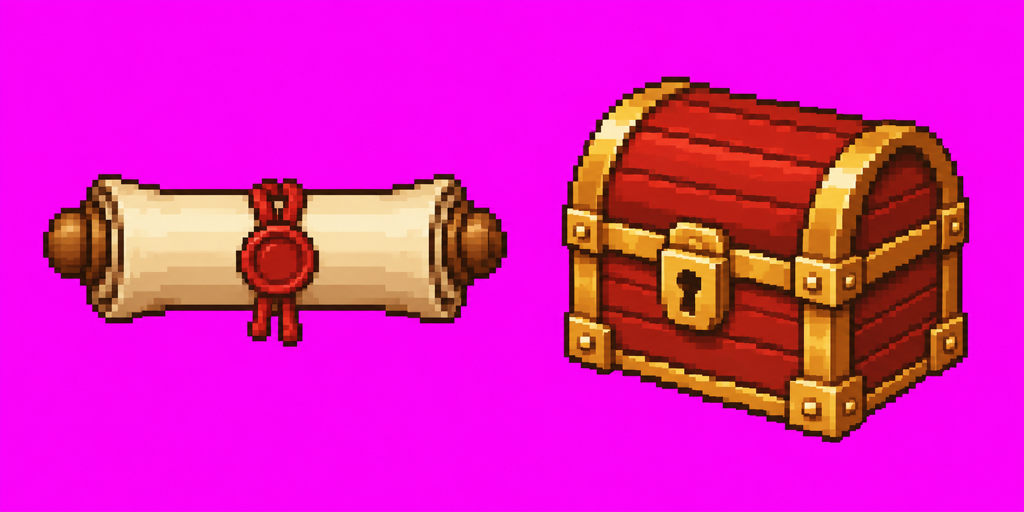
#> input picture assets/props/props_raw.png, 1024 x 512 px
$ python -i build_props.py   (imports and definitions only)
#> lines starting #> are read from the running program, lines starting #| are printed output that depends on the picture
"""Normalize the codex-generated held items (props_raw.png) into props.png.

Usage: python build_props.py <props_raw.png> <props.png>
Ran with Python 3.14.7 and Pillow 12.3.0 (installed in a throwaway venv,
not a project dependency).

The raw image follows prompt.txt (two 512px cells on a #FF00FF background):
the scroll in the left half, the chest in the right half. Each piece is made
of the opaque components whose center lies in its region (only their pixels).
Both pieces are shrunk by the same factor so their relative sizes stay as
drawn, then centred in their slot of the output sheet (drawProp centres the
slot on the point it is given). A piece that does not fit its slot fails the
build. Keep LAYOUT in sync with props.ts (checked before building).
"""

import hashlib
import os
import re
import sys
from pathlib import Path

from PIL import Image, ImageChops, ImageFilter

TILE = 40
# Raw px -> output px. Chosen so the scroll (the wider piece) fills about 39 of
# the 40px slot; the chest comes out about 35 x 31, close to a member's width.
SCALE = 0.085
SHEET_COLS = 2
SHEET_ROWS = 1
# Components smaller than this many raw pixels are specks: kept when they lie
# in a piece's region, dropped otherwise.
MIN_PX = 40
# Opaque pixels within this many raw pixels of the background whose colour is
# a dark blend with the magenta key become the outline colour.
SPILL_REACH = 3
OUTLINE = (44, 26, 20)

# The regions below are measured on this exact file; refuse others.
# After regenerating the raw sheet, re-check the regions and update the hash.
RAW_SIZE = (1024, 512)
RAW_SHA256 = "d68fd4c6c3bd96b8ed4adb069317ec295c6ec15bbf1e24a726f91991de8117b6"

# name: (search region (left, top, right, bottom) in raw pixels, output col, row, w, h in tiles)
LAYOUT = {
    "scroll": ((0, 0, 512, 512), 0, 0, 1, 1),
    "chest": ((512, 0, 1024, 512), 1, 0, 1, 1),
}


def is_key(px):
    r, g, b = px[:3]
    return r > 150 and b > 150 and g < 110 and abs(r - b) < 90


def is_spill(px):
    r, g, b = px[:3]
    return r - g > 40 and b - g > 40 and abs(r - b) < 80


# [47 lines left out: functions keyed, components, not called in this run]


def center_in(box, region):
    cx, cy = (box[0] + box[2]) / 2, (box[1] + box[3]) / 2
    return region[0] <= cx < region[2] and region[1] <= cy < region[3]


# [63 lines left out: functions find_pieces, shrink, build_piece, check_slots, not called in this run]


PROPS_TS = Path(__file__).resolve().parent / "props.ts"
TS_TILE_SIZE = re.compile(r"^export const PROPS_TILE_SIZE = (\d+);$", re.M)
TS_ENTRY = re.compile(r"^  '?([a-z-]+)'?: \{ col: (\d+), row: (\d+), w: (\d+), h: (\d+) \},$", re.M)


# [22 lines left out: functions check_props_ts, load_raw, not called in this run]


def same_file(a, b):
    return os.path.realpath(a) == os.path.realpath(b) or (os.path.exists(b) and os.path.samefile(a, b))


def main(src, dst):
    if same_file(src, dst):
        raise SystemExit("output path must differ from the source image")
    if not dst.endswith(".png"):
        raise SystemExit("output path must be a .png file")
    check_slots()
    check_props_ts()
    sheet = Image.new("RGBA", (SHEET_COLS * TILE, SHEET_ROWS * TILE), (0, 0, 0, 0))
    for name, crop in find_pieces(load_raw(src)).items():
        _, col, row, w, h = LAYOUT[name]
        sheet.paste(build_piece(crop, name, (w * TILE, h * TILE)), (col * TILE, row * TILE))
    sheet.save(dst)


# [4 lines not run here, left out]

>>> import cv2
>>> picture = cv2.imread('props_raw.png', cv2.IMREAD_GRAYSCALE)
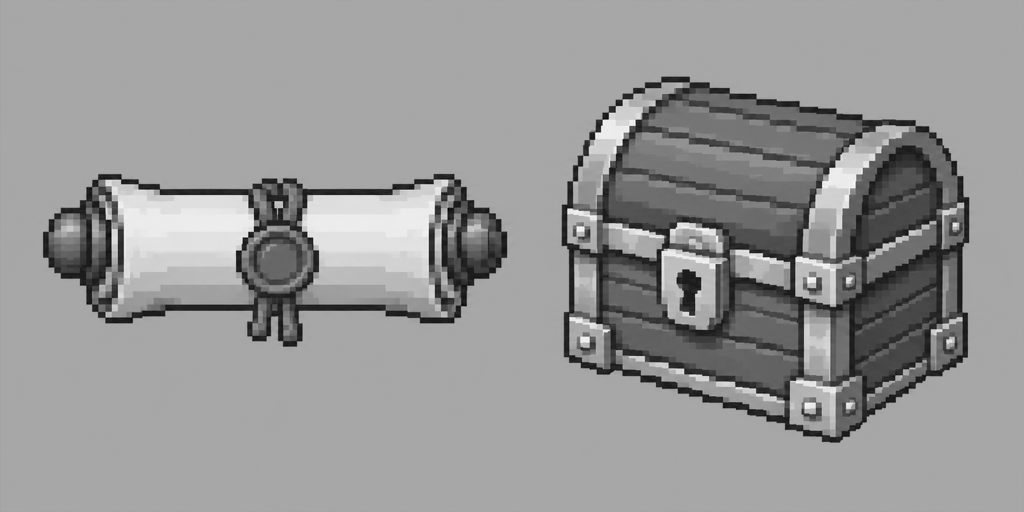
#> picture: shape (512, 1024); min 0, max 252, mean 150.9
>>> result = main(picture, 'out.png')
#> (the run stopped early here; a loop or call above may not have finished)
